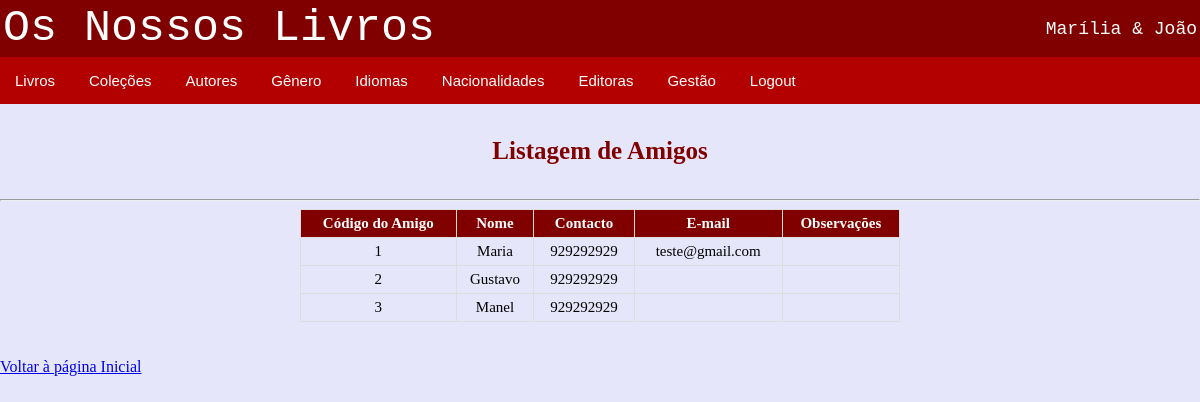
/livraria/lista_amigos.php, run on the app's committed database.
### tables this page shows
CREATE TABLE `amigos` (
  `id_amigo` int NOT NULL,
  `nome` varchar(50) NOT NULL,
  `contacto` int DEFAULT NULL,
  `email` varchar(100) DEFAULT NULL,
  `obs` varchar(100) DEFAULT NULL
);

### livraria/bd_classe_local.php (called while the page is built, shortened)
<?php
class acesso{
    var $servidor= "localhost";
    var $utilizador ="root";
    var $password="12345678";
    var $basedados="bdlivros";
    function ligar(){
        $this->ligacao=mysqli_connect($this->servidor, $this->utilizador, $this->password, $this->basedados);
    }
}
?>

### livraria/lista_amigos.php (the view, shortened to what this page needs)
<?php
$acesso=new acesso();
$acesso->ligar();
$tabela=mysqli_query($acesso->ligacao,"select * from amigos");
?>
<!DOCTYPE html>
<html lang="en">
<head>
    <link rel="stylesheet" href="estilos.css">
</head>
<body>
<?php include 'menu.php';?>
    <h4>Listagem de Amigos</h4>
    <hr>
    <table id="listatab">
        <tr>
            <th>Código do Amigo</th>
            <th>Nome</th>
            <th>Contacto</th>
            <th>E-mail</th>
            <th>Observações</th>
        </tr>
        <?php
           while ($registo=mysqli_fetch_array($tabela))
           {
               ?>
               <tr>
                   <td><?php echo $registo['id_amigo'];?></td>
                   <td><?php echo $registo['nome'];?></td>
                   <td><?php echo $registo['contacto'];?></td>
                   <td><?php echo $registo['email'];?></td>
                   <td><?php echo $registo['obs'];?></td></tr>
        <?php
           }
        ?>
    </table>
    <br><br><a href="index1.php">Voltar à página Inicial</a></h2>
</body>
</html>

### livraria/CSS/estilos.css (style rules this page uses)
body { margin: 0px; background-color: #E6E6FA; }
.button:hover, .button2:hover, { background-color: #ffe6e6; color: black; }
#listatab { width: 600px; font-size: 15px; margin: auto; align: center; text-align: left; color: black; border-collapse: collapse; }
#listatab td, #listatab th { border: 1px solid #ddd; padding: 5px; text-align: center; }
#listatab th { background-color: #800000; color: white; }
h4 { text-align: center; font-size: 25px; color: #800000; }

### livraria/menu.php (style rules this page uses)
body { margin: 0px; }

### data on the page
amigos: id_amigo "1", nome "Maria", contacto "929292929", email "teste@gmail.com"
amigos: id_amigo "2", nome "Gustavo", contacto "929292929"
amigos: id_amigo "3", nome "Manel", contacto "929292929"
